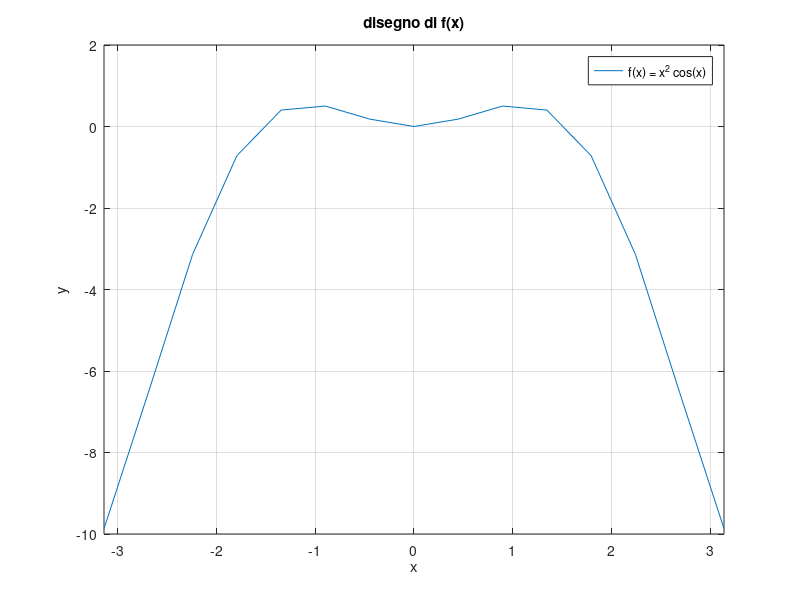

Reproduce this figure in MATLAB.
clear;
clc;

f = @(x) x.^2 .* cos(x);

fplot(f, [-pi, pi]);

xlabel('x')
ylabel('y')
grid on
title('disegno di f(x)')
legend('f(x) = x^2 cos(x)')   
